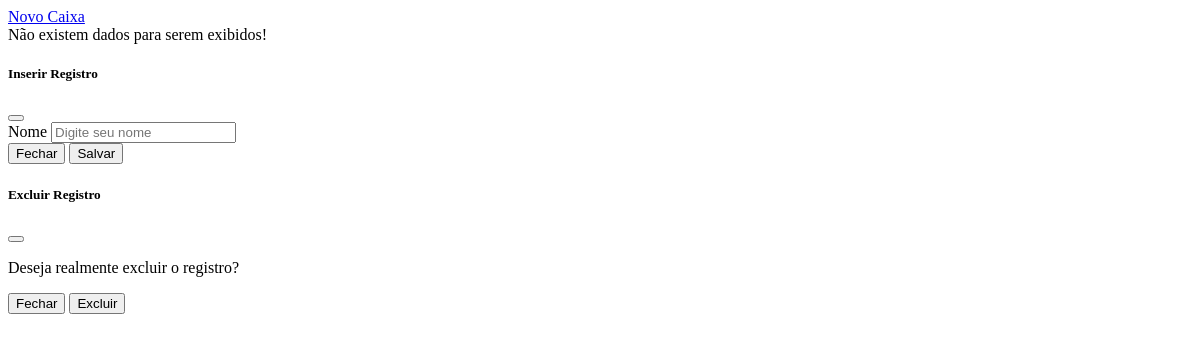
The app's page /painel-adm/caixas.php (signed in), older data.
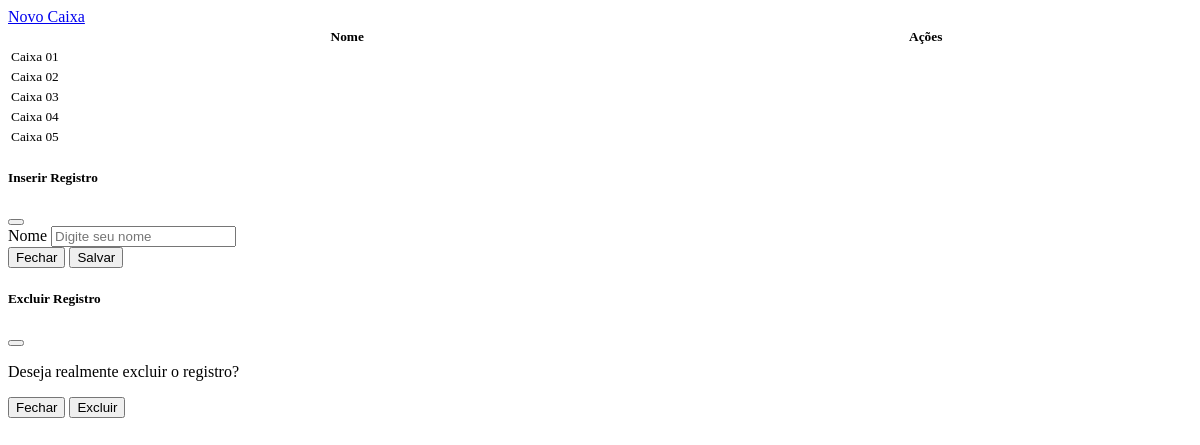
The same page, newer data.
### tables this page shows
CREATE TABLE `caixas` (
  `id` int(11) NOT NULL,
  `nome` varchar(60) NOT NULL
);

### painel-adm/caixas.php (the view, shortened to what this page needs)
<?php
require_once('../conexao.php');
$pag = 'caixas';
?>
<!DOCTYPE html>
<html lang="en">
<head>
</head>
<body>
    <a href="index.php?pagina=<?php echo $pag; ?>&funcao=novo" type="button" class="btn btn-secondary mt-2">Novo Caixa</a>
    <div class="mt-4" style="margin-right: 25px">
        <?php
        $query_tab = $pdo->query("SELECT * FROM caixas order by id asc");
        $res_tab = $query_tab->fetchAll(PDO::FETCH_ASSOC);
        $total_reg_tab = @count($res_tab);
        if ($total_reg_tab > 0) {
        ?>
            <small>
                <table id="usuarios" class="table table-hover my-4" style="width:100%">
                    <thead>
                        <tr>
                            <th>Nome</th>
                            <th>Ações</th>
                        </tr>
                    </thead>
                    <tbody>
                        <?php
                        for ($i = 0; $i < $total_reg_tab; $i++) {
                        ?>
                            <tr>
                                <td><?php echo $res_tab[$i]['nome']; ?></td>
                                <td>
                                </td>
                            </tr>
                        <?php }
                        ?>
                    </tbody>
                </table>
            </small>
        <?php } else {
            echo "Não existem dados para serem exibidos!";
        } ?>
    </div>
</body>
<?php
if (@$_GET['funcao'] == 'editar') {
    $titulo_modal = "Editar Registro";
    $query_ed = $pdo->query("SELECT * FROM caixas WHERE id = '$_GET[id]'");
    $res_ed = $query_ed->fetchAll(PDO::FETCH_ASSOC);
    $total_res_ed = @count($res_ed);
    if ($total_res_ed > 0) {
        $nome = $res_ed[0]['nome'];
    }
} else {
    $titulo_modal = "Inserir Registro";
}
?>
<div class="modal fade" tabindex="-1" id="modalCadastrar">
    <div class="modal-dialog">
        <div class="modal-content">
            <div class="modal-header">
                <h5 class="modal-title"><?php echo $titulo_modal; ?></h5>
                <button type="button" class="btn-close" data-bs-dismiss="modal" aria-label="Close"></button>
            </div>
            <form method="POST" id="form">
                <div class="modal-body">
                    <div class="mb-3">
                        <label for="nome" class="form-label">Nome</label>
                        <input type="text" class="form-control" id="nome" name="nome" placeholder="Digite seu nome" required value="<?php echo @$nome; ?>">
                    </div>
                </div>
                <div class="modal-footer">
                    <button type="button" class="btn btn-secondary" data-bs-dismiss="modal" id="btn-fechar">Fechar</button>
                    <button type="submit" class="btn btn-primary" name="btn-salvar" id="btn-salvar">Salvar</button>
                </div>
            </form>
        </div>
    </div>
</div>
<div class="modal fade" tabindex="-1" id="modalDeletar">
    <div class="modal-dialog">
        <div class="modal-content">
            <div class="modal-header">
                <h5 class="modal-title">Excluir Registro</h5>
                <button type="button" class="btn-close" data-bs-dismiss="modal" aria-label="Close"></button>
            </div>
            <form method="POST" id="form-excluir">
                <div class="modal-body">
                    <p>Deseja realmente excluir o registro?</p>
                </div>
                    <div class="modal-footer">
                        <button type="button" class="btn btn-secondary" data-bs-dismiss="modal" id="btn-fechar">Fechar</button>
                        <button type="submit" class="btn btn-danger" name="btn-excluir" id="btn-excluir">Excluir</button>
                    </div>
            </form>
        </div>
    </div>
</div>
</html>

Row changes from the older to the newer data that the page shows:
added caixas: nome "Caixa 01"
added caixas: nome "Caixa 02"
added caixas: nome "Caixa 03"
added caixas: nome "Caixa 04"
added caixas: nome "Caixa 05"
Text that changed along with them:
text no longer shown: "Não existem dados para serem exibidos!"
text now shown: "Nome Ações"
